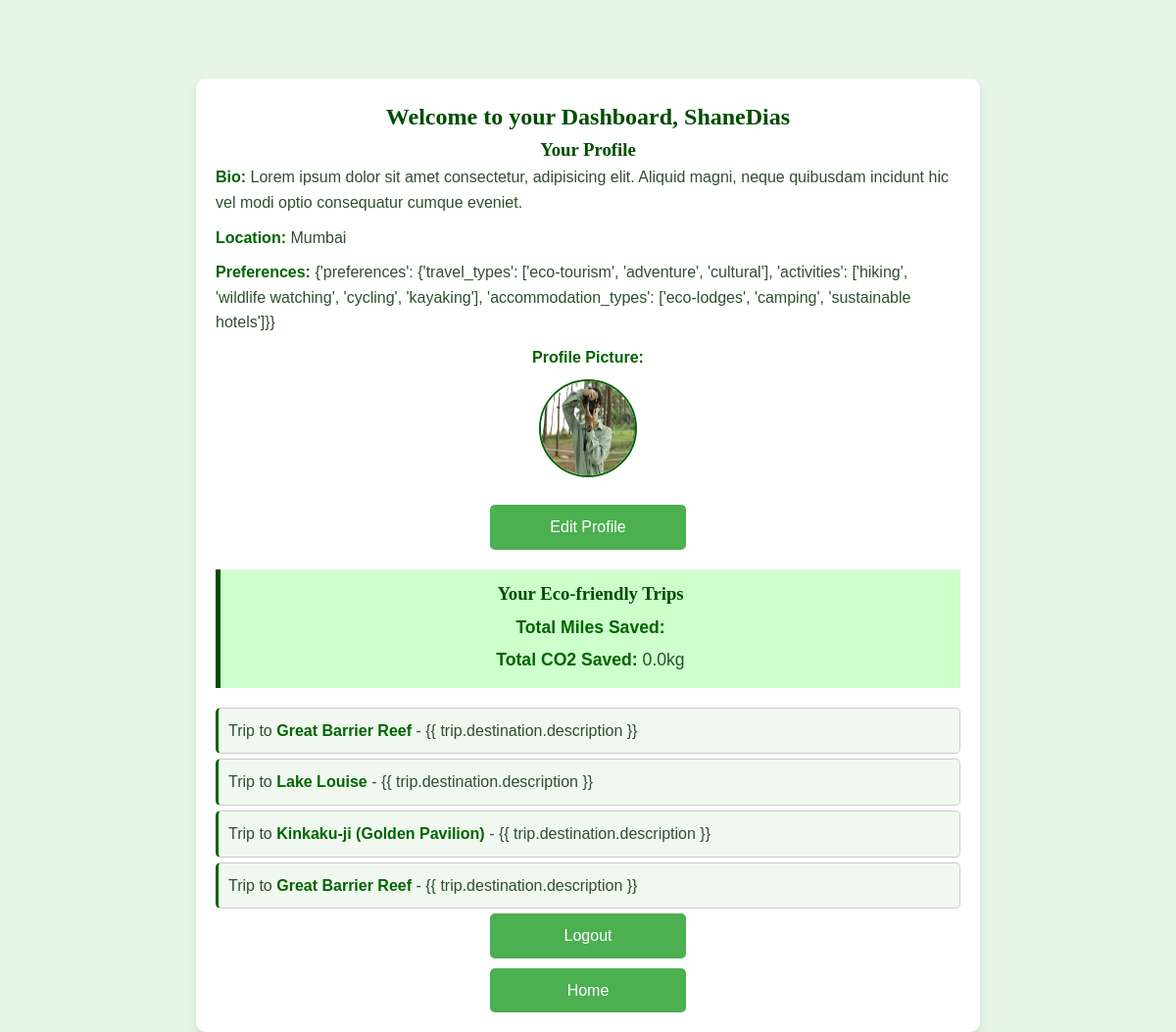
The app's page /dashboard/ (signed in), older data.
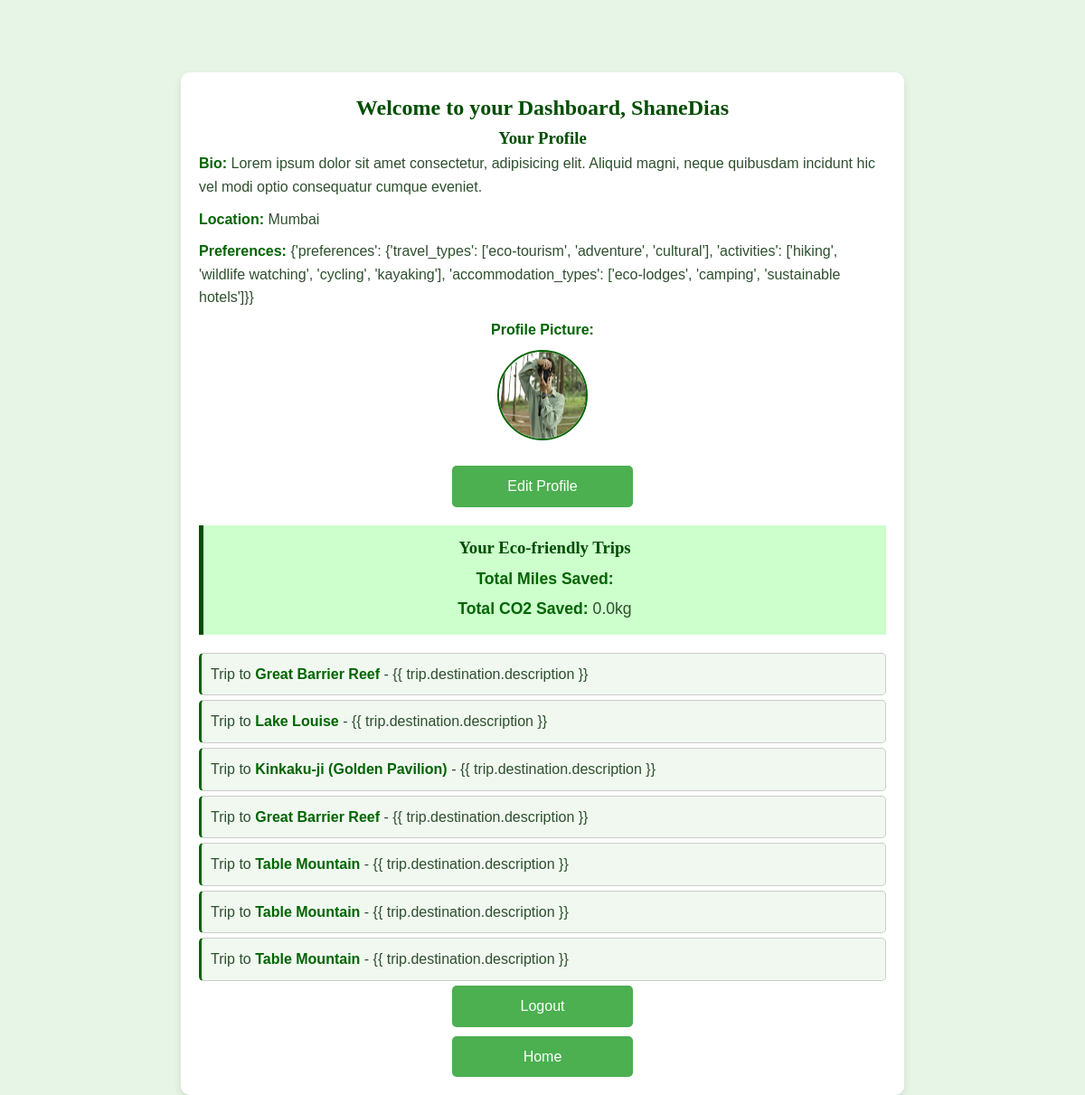
The same page, newer data.
### eco_travel_app/models.py (models this page shows, shortened)
class Trip(models.Model):
    user = models.ForeignKey(User, on_delete=models.CASCADE, related_name='trips')  # Use Django's User model
    destination = models.ForeignKey(Destination, on_delete=models.CASCADE, related_name='trips')
    accommodation = models.ForeignKey(Accommodation, on_delete=models.SET_NULL, null=True, blank=True)
    hotel = models.ForeignKey(Hotel, on_delete=models.SET_NULL, null=True, blank=True)  # Added a ForeignKey for Hotel
    transportation = models.ForeignKey(Transportation, on_delete=models.SET_NULL, null=True, blank=True)
    start_date = models.DateField()
    end_date = models.DateField()
    total_cost = models.DecimalField(max_digits=10, decimal_places=2, default=0)
    co2_saved = models.FloatField(default=0)  # Calculated by comparing eco-friendly choices to alternatives

class Destination(models.Model):
    name = models.CharField(max_length=200)
    country = models.CharField(max_length=100)
    city = models.CharField(max_length=100)
    description = models.TextField()
    image = models.ImageField(upload_to='static/', blank=True)  # Path corrected
    eco_rating = models.FloatField(default=0)  # User-assigned eco-friendliness rating
    best_season = models.CharField(max_length=100, blank=True)
    activities = models.TextField()  # Eco-friendly activities, e.g., hiking, cycling, etc.

### eco_travel_app/views.py (the view)
# urls.py: path('dashboard/', views.dashboard, name='dashboard'),  # for the dashboard
@login_required
def dashboard(request):
    trips = Trip.objects.filter(user=request.user)
    total_co2_saved = sum([trip.co2_saved for trip in trips])
    profile, created = Profile.objects.get_or_create(user=request.user)
    return render(request, 'dashboard.html', {
        'total_co2_saved': total_co2_saved,
        'trips': trips,
        'profile': profile,
    })

### eco_travel_app/templates/dashboard.html (shortened to what this page needs)
{% load static %}
<!DOCTYPE html>
<html lang="en">
  <head>
    <link rel="stylesheet" type="text/css" href="{% static 'style.css' %}" />
  </head>
  <body>
    <div class="container">
      <h2>Welcome to your Dashboard, {{ user.username }}</h2>
      <div class="profile-section">
        <h3>Your Profile</h3>
        <p><strong>Bio:</strong> {{ profile.bio }}</p>
        <p><strong>Location:</strong> {{ profile.location }}</p>
        <p><strong>Preferences:</strong> {{ profile.preferences }}</p>
        <div class="profile-pic">
          {% if profile.profile_pic %}
          <p><strong>Profile Picture:</strong></p>
          <img
            src="{{ profile.profile_pic.url }}"
            alt="Profile Picture"
            style="width: 100px; height: 100px"
          />
          {% else %}
          <p>You don't have a profile picture yet.</p>
          {% endif %}
        </div>
        <a href="{% url 'edit_profile' %}" class="edit-profile">Edit Profile</a>
      </div>
      <div class="eco-stats">
        <h3>Your Eco-friendly Trips</h3>
        <div class="paras" style="text-align: center">
          <p><strong>Total Miles Saved:</strong> {{ total_miles_saved }}</p>
          <p><strong>Total CO2 Saved:</strong> {{ total_co2_saved }}kg</p>
        </div>
      </div>
      <ul>
        {% for trip in trips %}
        <li>
          Trip to <strong>{{ trip.destination.name }}</strong> - {{
          trip.destination.description }}
        </li>
        {% endfor %}
      </ul>
      <a href="{% url 'logout' %}" class="logout">Logout</a>
      <a href="{% url 'home' %}" class="home" style="margin-top: 10px;">Home</a>
    </div>
  </body>
</html>

Row changes from the older to the newer data that the page shows:
added Trip: destination.name "Table Mountain"
added Trip: destination.name "Table Mountain"
added Trip: destination.name "Table Mountain"
